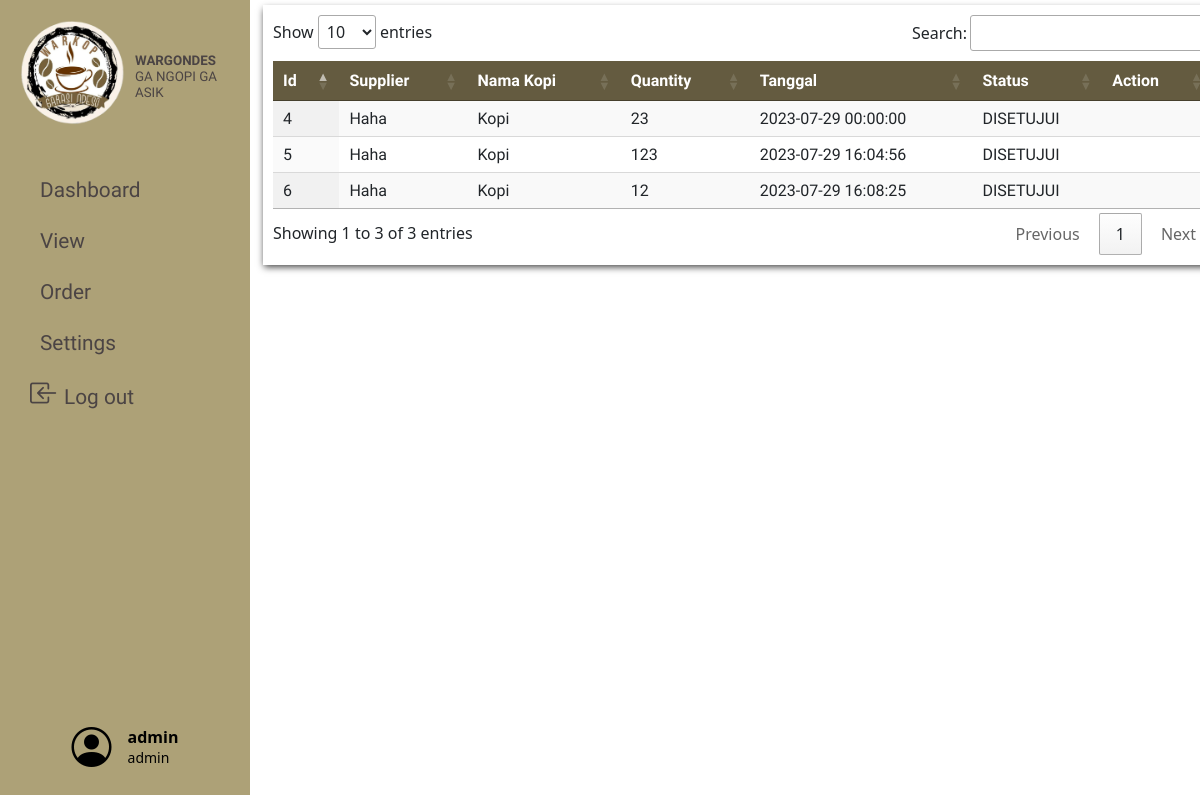
/php/validasiBarangMasuk.php (signed in), run on the app's committed database.
### tables this page shows
CREATE TABLE
    `barangmasuk` (
        `id_barangmasuk` int(11) NOT NULL,
        `id_kopi` int(11) NOT NULL,
        `id_supplier` int(11),
        `tanggal_barangmasuk` datetime NOT NULL DEFAULT current_timestamp(),
        `qty` int(11) NOT NULL,
        `status` enum(
            'DIPROSES',
            'DISETUJUI',
            'DITOLAK',
            ''
        ) NOT NULL DEFAULT 'DIPROSES'
    );

CREATE TABLE
    `supplier` (
        `id_supplier` int(11) NOT NULL,
        `nama_supplier` varchar(25) NOT NULL,
        `alamat_supplier` varchar(25) NOT NULL,
        `no_hp` int(12) NOT NULL
    );

CREATE TABLE
    `kopi` (
        `id_kopi` int(11) NOT NULL,
        `id_kategori` int(11),
        `namakopi` varchar(25) NOT NULL,
        `deskripsi` varchar(25) NOT NULL,
        `stok` int(11) NOT NULL,
        `harga` bigint(100) NOT NULL
    );

### php/validasiBarangMasuk.php (the view, shortened to what this page needs)
<html>
	<?php
		include('../include/header.php');
		include('../include/navbar.php');
		include('../database/db.php');
	?>
<body style="background:url('https://img.freepik.com/free-photo/right-corner-coffee-beans-with-copy-space_23-2148255026.jpg?w=826&t=st=1690722306~exp=1690722906~hmac=857df898b9099e272b7c4738dd9a2e88d4b1ef4aa3c55a6ebd3c8b798e20c916');background-repeat:no-repeat;
background-position: center center;background-size: cover;">
		<table id="purchaseOrder_list" class="display">
			<thead>
				<tr>
					<th>Id</th>
					<th>Supplier</th>
					<th>Nama Kopi</th>
					<th>Quantity</th>
					<th>Tanggal</th>
					<th>Status</th>
					<th>Action</th>
				</tr>
			</thead>
			<tbody>
				<?php
					$sql = "SELECT * FROM barangmasuk JOIN kopi ON barangmasuk.id_kopi=kopi.id_kopi JOIN supplier ON barangmasuk.id_supplier=supplier.id_supplier";
					$result = $conn->query($sql);
				?>
					<?php if ($result->num_rows > 0): ?>
						<?php while($row = $result->fetch_assoc()): ?>
							<tr>
								<td><?php echo $row["id_barangmasuk"]; ?></td>
								<td><?php echo $row["nama_supplier"]; ?></td>
								<td><?php echo $row["namakopi"]; ?></td>
								<td><?php echo $row["qty"]; ?></td>
								<td><?php echo $row["tanggal_barangmasuk"]; ?></td>
								<td><?php echo $row["status"]; ?></td>
								<td>
								</td>
							</tr>
						<?php endwhile; ?>
					<?php endif; ?>
			</tbody>
		</table>
</body>
</html>

### css/table.css (style rules this page uses)
table { background:white; border-color:black; font-family: 'Arya', sans-serif; }
thead { background:#645b40; color:white; }

### css/ViewOrder.css (style rules this page uses)
body { background-color: #ededed; }

### data on the page
barangmasuk: id_barangmasuk "4", id_supplier.nama_supplier "Haha", id_kopi.namakopi "Kopi", qty "23", tanggal_barangmasuk "2023-07-29 00:00:00", status "DISETUJUI"
barangmasuk: id_barangmasuk "5", id_supplier.nama_supplier "Haha", id_kopi.namakopi "Kopi", qty "123", tanggal_barangmasuk "2023-07-29 16:04:56", status "DISETUJUI"
barangmasuk: id_barangmasuk "6", id_supplier.nama_supplier "Haha", id_kopi.namakopi "Kopi", qty "12", tanggal_barangmasuk "2023-07-29 16:08:25", status "DISETUJUI"

### other printed values
$_SESSION["user"] "admin"
$_SESSION["role"] "admin"
